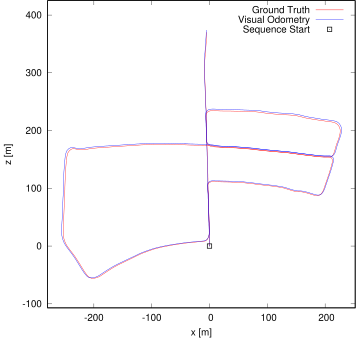

The gnuplot source for this figure:
set term postscript eps enhanced color
set output "05.eps"
set size ratio -1
set xrange [-280:252]
set yrange [-107:425]
set xlabel "x [m]"
set ylabel "z [m]"
plot "05.txt" using 1:2 lc rgb "#FF0000" title 'Ground Truth' w lines,"05.txt" using 3:4 lc rgb "#0000FF" title 'Visual Odometry' w lines,"< head -1 05.txt" using 1:2 lc rgb "#000000" pt 4 ps 1 lw 2 title 'Sequence Start' w points
